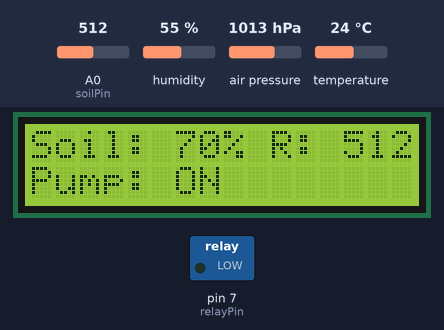
Bench run of a sketch on a simulated Arduino Uno, built with avr-gcc and run on an emulated ATmega328P. Parts: 16×2 character LCD, switched loads named in the sketch (green lamp = pin HIGH). The inputs (shaded band) are chosen by the test bench; at power-on: A0 (soilPin) = 512, humidity 55 %, temperature 24 °C, air pressure 1013 hPa. What the sketch prints to the serial monitor is not drawn.

Above: at 2.7 s.
2.8 s: A0 (soilPin) set to 685
At 6.7 s:
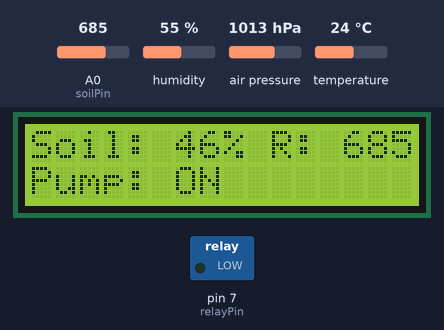
6.9 s: A0 (soilPin) set to 709
At 10.2 s:
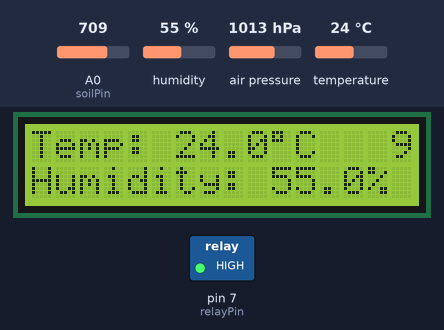
10.5 s: humidity set to 22 %
At 11.4 s:
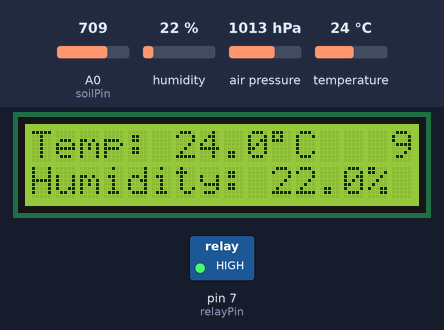
13.6 s: temperature set to 12 °C
At 16.3 s:
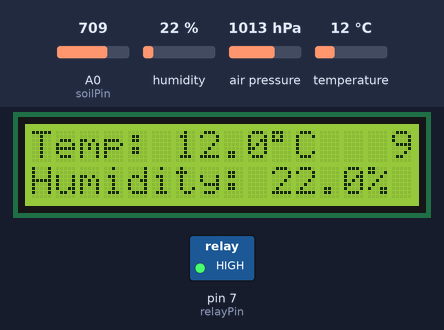
16.6 s: humidity set to 40 %
At 17.6 s:
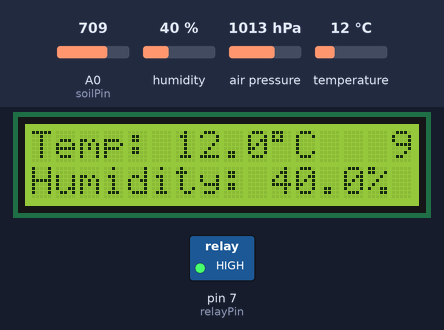
19.6 s: A0 (soilPin) set to 716
At 20.9 s:
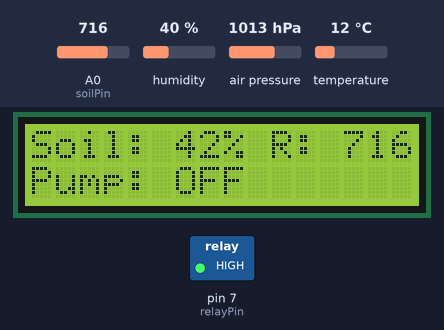
Timing chart, 0 to 22.6 s (numbered marks = the images above; inputs shaded):
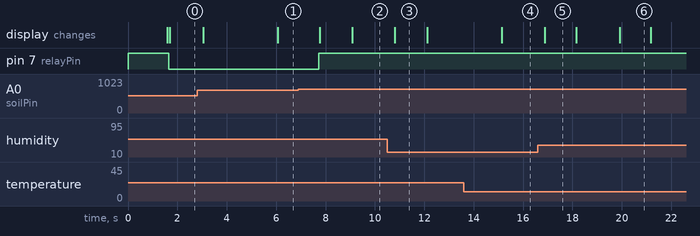

Measured:
- the behaviour switches between 697 and 698 on A0 (soilPin) (found by bisection; images 1 and 2)
- after the input at 2.8 s, the display: first differs from a run without the input after 3.3 s (image 1)
- after the input at 6.9 s, pin 7 (relayPin): LOW → HIGH after 0.82 s; the display: first changes after 0.87 s (image 2 shows a later state)
- after the input at 10.5 s, the display: changes after 0.31 s (image 3)
- after the input at 13.6 s, the display: changes after 1.5 s (image 4)
- after the input at 16.6 s, the display: changes after 0.29 s (image 5)
- after the input at 19.6 s, the display: changes after 0.32 s (image 6)

The sketch:

main.ino
```cpp
#include <Wire.h>
#include <LiquidCrystal_I2C.h>
#include <Adafruit_Sensor.h>
#include <Adafruit_BME280.h>
#include <string.h>

// ---------- COMPONENTS ----------
LiquidCrystal_I2C lcd(0x27, 16, 2);
Adafruit_BME280 bme;

const int soilPin = A0;
const int relayPin = 7;

// ---------- SOIL CALIBRATION ----------
// Keep your existing calibrated values.
const int DRY_RAW = 1023;
const int WET_RAW = 300;

// ---------- PUMP SETTINGS ----------
// Set this to true to reverse the moisture decision.
const bool REVERSE_PUMP_LOGIC = true;

// Keep the relay polarity setting from your current code.
// If relay ON/OFF electrical behaviour is reversed,
// change true to false, but do that as a separate test.
const bool RELAY_ACTIVE_LOW = true;

// Moisture thresholds
const int PUMP_ON_BELOW = 30;
const int PUMP_OFF_AT = 45;

// ---------- VARIABLES ----------
bool pumpOn = false;
bool bmeOK = false;
bool showEnvironment = false;

unsigned long lastRead = 0;
unsigned long lastScreen = 0;

int rawValue = 0;
int moisturePercent = 0;

float temperature = 0;
float humidity = 0;
float pressure = 0;

// ---------- RELAY CONTROL ----------
void setPump(bool turnOn) {
  pumpOn = turnOn;

  if (RELAY_ACTIVE_LOW) {
    digitalWrite(relayPin, turnOn ? LOW : HIGH);
  } else {
    digitalWrite(relayPin, turnOn ? HIGH : LOW);
  }
}

// ---------- SOIL SENSOR ----------
int readSoil() {
  long total = 0;

  for (int i = 0; i < 10; i++) {
    total += analogRead(soilPin);
    delay(5);
  }

  return total / 10;
}

// ---------- LCD LINE ----------
void printLine(byte row, const char *message) {
  lcd.setCursor(0, row);
  lcd.print(message);

  int length = strlen(message);

  while (length < 16) {
    lcd.print(' ');
    length++;
  }
}

// ---------- SETUP ----------
void setup() {
  Serial.begin(9600);
  Wire.begin();

  pinMode(relayPin, OUTPUT);

  // Pump OFF during startup.
  digitalWrite(relayPin, RELAY_ACTIVE_LOW ? HIGH : LOW);

  lcd.init();
  lcd.backlight();

  printLine(0, "SMART FARMING");
  printLine(1, "Starting...");
  delay(1500);

  bmeOK = bme.begin(0x76);

  if (!bmeOK) {
    bmeOK = bme.begin(0x77);
  }

  if (!bmeOK) {
    Serial.println("BME280 not detected");
  }

  lcd.clear();
}

// ---------- MAIN LOOP ----------
void loop() {
  unsigned long now = millis();

  // Read sensors once per second.
  if (now - lastRead >= 1000) {
    lastRead = now;

    rawValue = readSoil();

    bool calibrationOK = (DRY_RAW - WET_RAW >= 100);

    if (calibrationOK) {
      moisturePercent = map(
        rawValue,
        DRY_RAW,
        WET_RAW,
        0,
        100
      );

      moisturePercent = constrain(
        moisturePercent, 0, 100
      );

      // Determine whether the soil needs watering.
      bool soilNeedsWater;

      if (REVERSE_PUMP_LOGIC) {
        // Reversed decision:
        // Higher displayed moisture -> request pump ON.
        soilNeedsWater =
          (moisturePercent >= PUMP_OFF_AT);
      } else {
        // Normal decision:
        // Lower displayed moisture -> request pump ON.
        soilNeedsWater =
          (moisturePercent < PUMP_ON_BELOW);
      }

      // Control pump.
      if (soilNeedsWater) {
        setPump(true);
      } else {
        setPump(false);
      }

    } else {
      // Invalid calibration: keep pump OFF.
      setPump(false);
      moisturePercent = 0;
    }

    // Read BME280.
    if (bmeOK) {
      temperature = bme.readTemperature();
      humidity = bme.readHumidity();
      pressure = bme.readPressure() / 100.0F;
    }

    // Serial Monitor output.
    Serial.print("Raw: ");
    Serial.print(rawValue);

    Serial.print(" | Moisture: ");
    Serial.print(moisturePercent);
    Serial.print("%");

    Serial.print(" | Pump command: ");
    Serial.print(pumpOn ? "ON" : "OFF");

    if (bmeOK) {
      Serial.print(" | Temp: ");
      Serial.print(temperature, 1);

      Serial.print(" C | Humidity: ");
      Serial.print(humidity, 1);
      Serial.print("%");
    }

    Serial.println();
  }

  // Change LCD screen every 3 seconds.
  if (now - lastScreen >= 3000) {
    lastScreen = now;
    showEnvironment = !showEnvironment;
  }

  // ---------- LCD SCREEN 1 ----------
  if (!showEnvironment) {
    char line1[17];
    char line2[17];

    if (DRY_RAW - WET_RAW < 100) {
      printLine(0, "Check calibration");
      printLine(1, "Pump OFF");
    } else {
      snprintf(
        line1,
        sizeof(line1),
        "Soil:%3d%% R:%4d",
        moisturePercent,
        rawValue
      );

      snprintf(
        line2,
        sizeof(line2),
        "Pump: %s",
        pumpOn ? "ON" : "OFF"
      );

      printLine(0, line1);
      printLine(1, line2);
    }
  }

  // ---------- LCD SCREEN 2 ----------
  else {
    if (bmeOK) {
      lcd.setCursor(0, 0);
      lcd.print("Temp: ");
      lcd.print(temperature, 1);
      lcd.write((byte)223);
      lcd.print("C   ");

      lcd.setCursor(0, 1);
      lcd.print("Humidity: ");
      lcd.print(humidity, 1);
      lcd.print("%   ");
    } else {
      printLine(0, "BME280 Error");
      printLine(1, "Check wiring");
    }
  }
}
```
